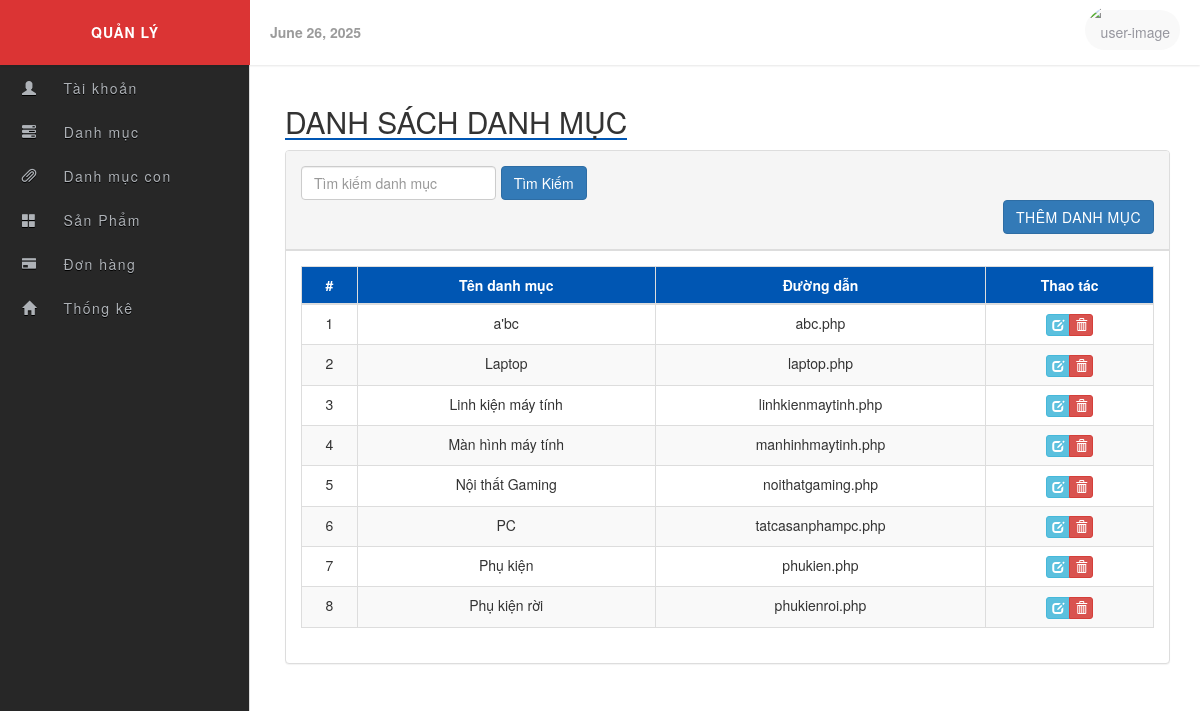
/admin/danhmuc.php, run on an earlier commit of the app's database.
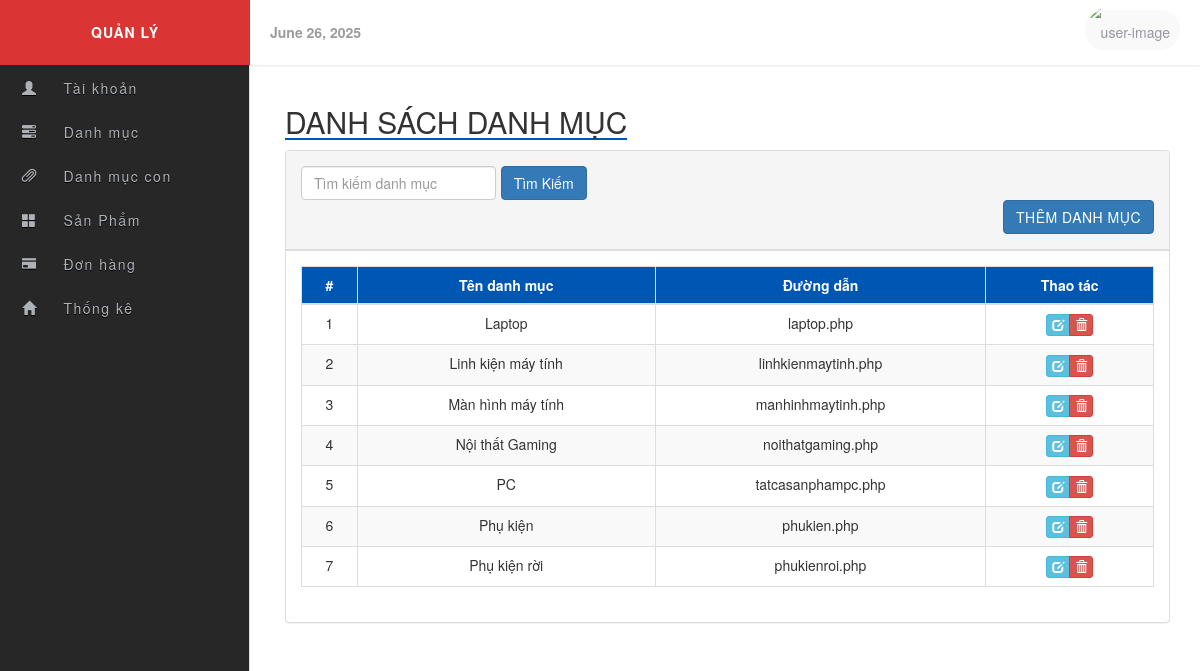
And on a later commit of the database.
### tables this page shows
CREATE TABLE `tbl_danhmuc` (
  `tendanhmuc` varchar(50) NOT NULL,
  `duongdan` varchar(200) NOT NULL
);

### admin/danhmuc.php (the view, shortened to what this page needs)
<?php include_once('header.php'); ?>
<h2>DANH SÁCH DANH MỤC</h2>
<div class="row">
    <div class="col-md-12">
        <div class="panel panel-default">
            <div class="panel-heading clearfix">
                <form method="POST" class="form-inline">
                    <input type="text" name="txtsearch" class="form-control" placeholder="Tìm kiếm danh mục">
                    <button type="submit" name="btnsearch" class="btn btn-primary">Tìm Kiếm</button>
                </form>
                <div class="pull-right">
                    <a href="themdanhmuc.php?tentaikhoan=<?php echo $tentaikhoan ?>" class="btn btn-primary">THÊM DANH MỤC</a>
                </div>
            </div>
            <div class="panel-body">
                <?php
                $conn = mysqli_connect("localhost", "root", "", "ql_webmaytinh");
                if (!$conn) {
                    echo "Kết nối không thành công!" . mysqli_connect_error();
                } else {
                    $query = "SELECT * FROM tbl_danhmuc";
                    $result = mysqli_query($conn, $query);
                    if (mysqli_num_rows($result) > 0) {
                        echo '
                        <table id="table" class="table table-bordered">
                            <thead>
                                <tr>
                                    <th class="text-center">#</th>
                                    <th class="text-center">Tên danh mục</th>
                                    <th class="text-center">Đường dẫn</th>
                                    <th class="text-center">Thao tác</th>
                                </tr>
                            </thead>
                            <tbody>
                        ';
                        $i = 1;
                        while ($row = mysqli_fetch_assoc($result)) {
                            echo '
                            <tr>
                                <td class="text-center">' . $i . '</td>
                                <td class="text-center">' . $row["tendanhmuc"] . ' </td>
                                        <td class="text-center">' . $row["duongdan"] . ' </td>
                                        <td class="text-center">
                                    <div class="btn-group">
                                        <a href="suadanhmuc.php?tendanhmuc=' . $row["tendanhmuc"] . '&tentaikhoan=' . $tentaikhoan . '" class="btn btn-info btn-xs" title="Edit" data-toggle="tooltip">
                                            <span class="glyphicon glyphicon-edit"></span>
                                        </a>
                                        <a href="xoadanhmuc.php?tendanhmuc=' . $row["tendanhmuc"] . '&tentaikhoan=' . $tentaikhoan . '" class="btn btn-danger btn-xs" title="Delete" data-toggle="tooltip" onclick="return confirm(\'Có chắc chắn muốn xoá?\');">
                                            <span class="glyphicon glyphicon-trash"></span>
                                        </a>
                                    </div>
                                </td>
                            </tr>
                            ';
                            $i++;
                        }
                        echo '</tbody></table>';
                    } else {
                        echo "Không có dữ liệu";
                    }
                }
                ?>
            </div>
        </div>
    </div>
</div>
<?php include_once('footer.php'); ?>

What changed in the data, as far as the page shows it:
removed tbl_danhmuc: tendanhmuc "a'bc", duongdan "abc.php"
